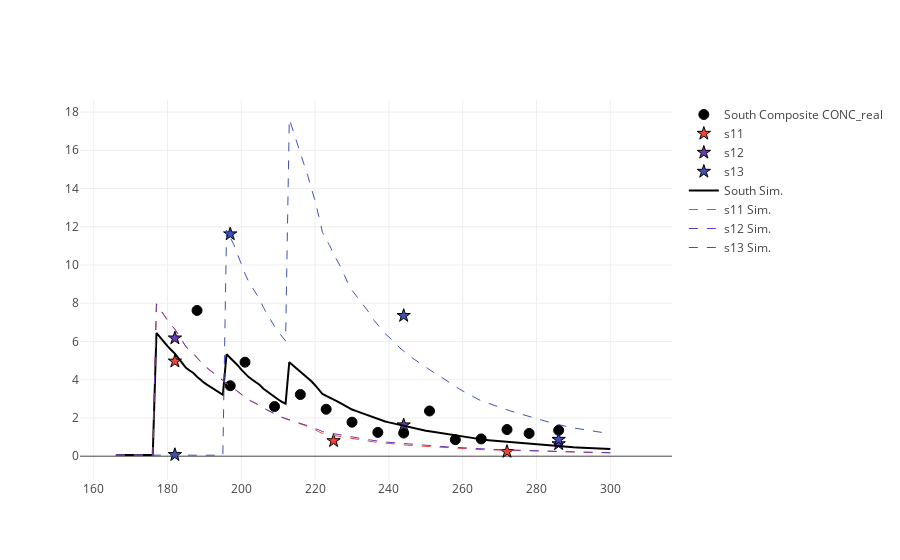

The notebook cell saved with this chart:
### Code cell
%matplotlib inline
import plotlycred
figname = 'Soils' + variable + transect + '.png'

online = False
if online:
    # fig = py.iplot(data) 
    fig = go.Figure(data=data) # , layout=layout)
    py.image.save_as(fig, filename=figname)
else:
    iplot(data)

### Figure 1 — Plotly figure (JSON) as saved in the notebook; plotly's stock layout.template omitted (floating-point values rounded to 4 significant figures; data arrays with more than 128 entries replaced by an {"elided": "..."} marker saying what was removed)
{"data": [{"marker": {"color": "black", "line": {"color": "black", "width": 1}, "size": 10, "symbol": "circle"}, "mode": "markers", "name": "South Composite CONC_real", "type": "scatter", "x": {"elided": "135 int values"}, "y": {"elided": "135 float values"}}, {"marker": {"color": "#F44336", "line": {"color": "black", "width": 1}, "size": 10, "symbol": "star"}, "mode": "markers", "name": "s11", "type": "scatter", "x": {"elided": "135 int values"}, "y": {"elided": "135 float values"}}, {"marker": {"color": "#673AB7", "line": {"color": "black", "width": 1}, "size": 10, "symbol": "star"}, "mode": "markers", "name": "s12", "type": "scatter", "x": {"elided": "135 int values"}, "y": {"elided": "135 float values"}}, {"marker": {"color": "#3F51B5", "line": {"color": "black", "width": 1}, "size": 10, "symbol": "star"}, "mode": "markers", "name": "s13", "type": "scatter", "x": {"elided": "135 int values"}, "y": {"elided": "135 float values"}}, {"marker": {"color": "black"}, "mode": "lines", "name": "South Sim.", "type": "scatter", "x": {"elided": "135 int values"}, "y": {"elided": "135 float values"}}, {"line": {"color": "#F44336", "dash": "dash", "width": 1}, "name": "s11 Sim.", "type": "scatter", "x": {"elided": "135 int values"}, "y": {"elided": "135 float values"}}, {"line": {"color": "#673AB7", "dash": "dash", "width": 1}, "name": "s12 Sim.", "type": "scatter", "x": {"elided": "135 int values"}, "y": {"elided": "135 float values"}}, {"line": {"color": "#3F51B5", "dash": "dash", "width": 1}, "name": "s13 Sim.", "type": "scatter", "x": {"elided": "135 int values"}, "y": {"elided": "135 float values"}}], "layout": {}}
